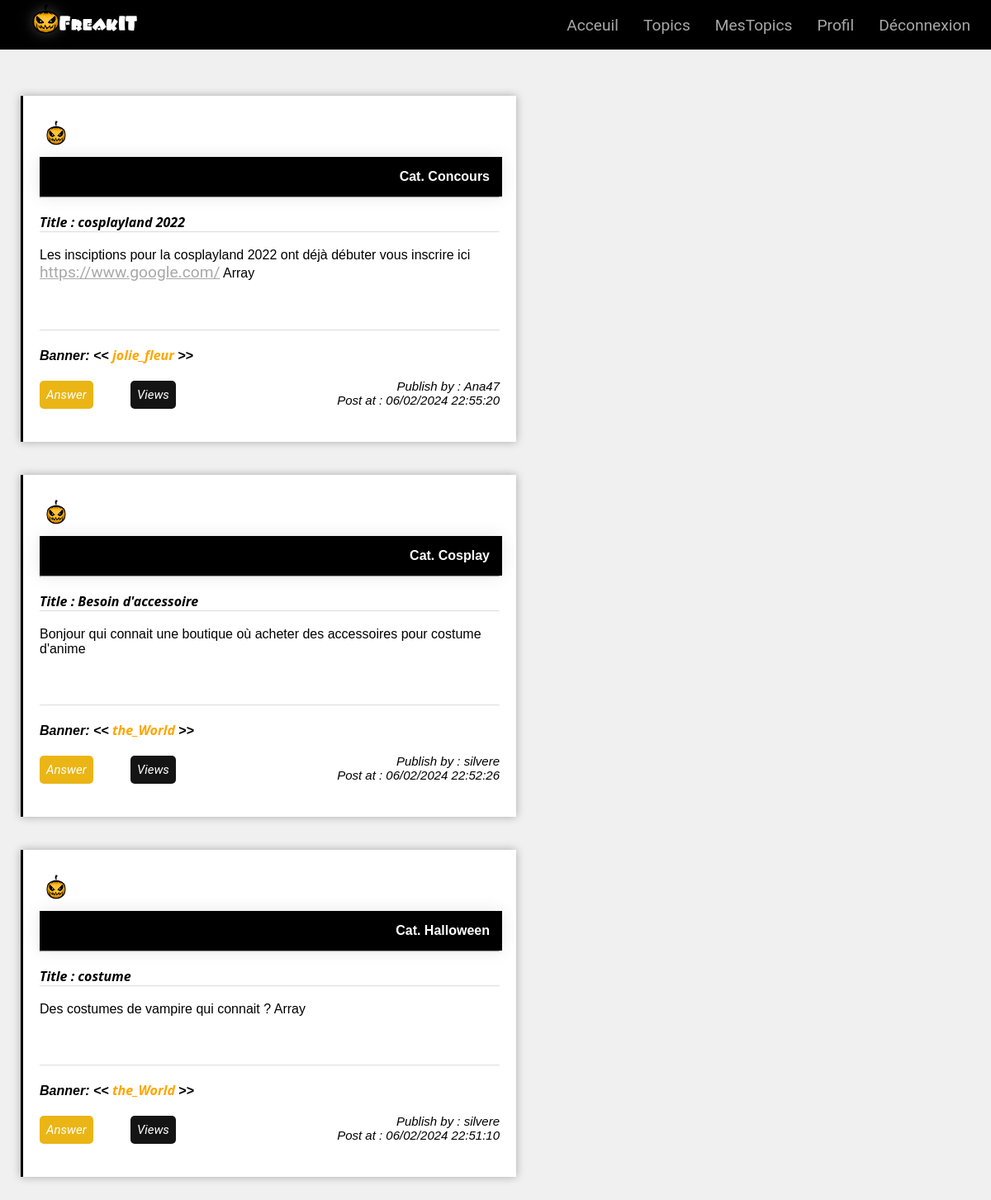
The app's page /viewstopic.php?id=1 (signed in) with its own data.
### tables this page shows
CREATE TABLE IF NOT EXISTS `topic` (
  `id` int NOT NULL AUTO_INCREMENT,
  `title` text NOT NULL,
  `sujet` text NOT NULL,
  `banner` varchar(256) NOT NULL,
  `id_auteur` int NOT NULL,
  `pseudo_auteur` varchar(33) NOT NULL,
  `date_publication` text NOT NULL,
  `close` tinyint(1) NOT NULL DEFAULT '1',
  `id_cat` int DEFAULT NULL,
  PRIMARY KEY (`id`),
  KEY `fk_id_cat` (`id_cat`)
);

CREATE TABLE IF NOT EXISTS `category` (
  `id` int NOT NULL AUTO_INCREMENT,
  `cat` varchar(256) NOT NULL,
  PRIMARY KEY (`id`)
);

CREATE TABLE IF NOT EXISTS `user` (
  `id` int NOT NULL AUTO_INCREMENT,
  `pseudo` varchar(44) NOT NULL,
  `email` varchar(44) NOT NULL,
  `passwords` text NOT NULL,
  `birthday` date NOT NULL,
  `banner` varchar(33) NOT NULL,
  `statut` tinyint(1) NOT NULL DEFAULT '1',
  `roles` varchar(30) NOT NULL DEFAULT 'user',
  PRIMARY KEY (`id`)
);

### action/topic/viewstopicaction.php (called while the page is built, shortened)
<?php
require('action/data/connexion.php');
if(isset($_GET['id']) AND !empty($_GET['id'])){
    $reqtopic = $connexion->query('SELECT topic.*, category.cat, user.banner FROM topic JOIN category ON topic.id_cat = category.id JOIN user ON user.id = topic.id_auteur ORDER BY topic.id DESC');
}
?>

### viewstopic.php (the view, shortened to what this page needs)
<?php
require('action/topic/viewstopicaction.php');
?>
<!DOCTYPE html>
<html lang="en">
<head>
    <link rel="stylesheet" href="css/viewtopic3.css">
    <?php include 'includes/navbar.php'; ?>
    <br><br><br><br>
</head>
<body>
    <?php
    while ($infotopic = $reqtopic->fetch()) {
        $emoj = array(':)', ':(', ':3', ';-)', ':-)', ':-(', '<3', ':D', 'xD', 'x)', "x')", ':o', ':O', 'oO');
        $emoji_path = array(
            '<img src="emojis/emo_smile.png" class="emoj"/>',
            '<img src="emojis/emo_sad.png" class="emoj"/>',
            '<img src="emojis/emo_cat.png" class="emoj"/>',
            '<img src="emojis/emo_wink.png" class="emoj"/>',
            '<img src="emojis/emo_smile.png" class="emoj"/>',
            '<img src="emojis/emo_smile.png" class="emoj"/>',
            '<img src="emojis/emo_smile.png" class="emoj"/>',
            '<img src="emojis/emo_smile.png" class="emoj"/>',
            '<img src="emojis/emo_smile.png" class="emoj"/>',
            '<img src="emojis/emo_smile.png" class="emoj"/>',
            '<img src="emojis/emo_smile.png" class="emoj"/>',
            '<img src="emojis/emo_smile.png" class="emoj"/>',
            '<img src="emojis/emo_smile.png" class="emoj"/>',
        );
        $infotopic['sujet'] = str_replace($emoj, $emoji_path, $infotopic['sujet']);
        $infotopic['sujet'] = viewLink($infotopic['sujet']);
    ?>
        <div class="cardcontain">
            <div class="head">
                <div class="img">
                    <td><img src="css/icon.png" alt=""></td>
                </div>
                <div class="category">
                    <td>Cat. <?php echo $infotopic['cat']; ?></td>
                </div>
            </div>
            <hr>
            <br>
            <div class="title">
                <td> Title : <?php echo $infotopic['title']; ?></td>
                <br>
                <hr style="opacity: calc(0.3);">
            </div>
            <br>
            <div class="sujet">
                <td><?php echo $infotopic['sujet']; ?></td>
            </div>
            <br>
            <div class="containban">
                <hr style="opacity: calc(0.3);">
                <br>
                <div class="banner">
                    <td> <span> Banner: << </span> <?php echo $infotopic['banner']; ?> <span> >> </span></td>
                </div>
                <br>
            </div>
            <div class="contentinf">
                <div class="btn">
                    <a href="answers.php?id=<?php echo $infotopic['id']; ?>" class="answer-btn" style="text-decoration: none;">Answer</a>
                </div>
                <div class="btn1">
                    <a href="viewanswers.php?id=<?php echo $infotopic['id']; ?>" class="views-btn" style="text-decoration: none;">Views</a>
                </div>
                <div class="inf">
                    <div class="pseudo_auteur">
                        <td> Publish by : <?php echo $infotopic['pseudo_auteur']; ?></td>
                    </div>
                    <div class="date_publication">
                        <td> Post at : <?php echo $infotopic['date_publication']; ?></td>
                    </div>
                </div>
            </div>
            <br>
        </div>
    <?php
    }
    ?>
</body>
</html>
<?php
function viewLink($texte) {
    $regex = '%(https?:\/\/|www\.)([a-zA-Z0-9-_\.\/\?=&]+)%';
    $texte = preg_replace($regex, '<a href="$0" target="_blank">$0</a>', $texte);
    return($texte);
}
?>

### css/viewtopic3.css (style rules this page uses)
body { font-family: roboto, sans-serif; margin: 0; padding: 0; background-image: url(bg6.jpg); background-origin: border-box; background-size: cover; }
.cardcontain { max-width: 600px; margin: 40px 25px; background-color: #ffffff; padding: 20px; box-shadow: 0 0 10px rgba(0, 0, 0, 0.3); border-left: solid; }
.category { color: #ffffff; font-weight: bold; background-color: black; width: 560px; padding: 15px; text-align: right; box-shadow: 0 0 20px rgba(0, 0, 0, 0.1); margin-right: 300px; }
.head img { margin: -10px; width: 60px; height: 70px; object-position: left bottom; align-items: first baseline; }
.contentinf { display: flex; justify-content: space-between; }
.title { font-weight: bold; font-style: italic; font-family: 'Segoe UI', Roboto, Oxygen, Ubuntu, Cantarell, 'Open Sans', 'Helvetica Neue', sans-serif; }
.containban { color: #ffa600; font-weight: bolder; }
.containban hr { margin-top: 40px; }
.contentinf .inf { font-size: 15px; font-style: italic; text-align: right; }
.contentinf a.answer-btn { padding: 8px; border: none; background-color: #eab515; color: #ffffff; font-size: 15px; font-style: italic; border-radius: 5px; }
.contentinf a.views-btn { padding: 8px; border: none; background-color: #141414; color: #ffffff; font-size: 15px; font-style: italic; border-radius: 5px; }
.btn { margin: 10px; margin-left: 0px; }
.banner { font-family: 'Segoe UI', Roboto, Oxygen, Ubuntu, Cantarell, 'Open Sans', 'Helvetica Neue', sans-serif; font-style: italic; }
.banner span { color: black; }
.btn1 { margin: 10px; margin-left: -150px; max-width: 100px; }

### css/navbar1.css (style rules this page uses)
* { margin: 0px; padding: 0px; box-sizing: border-box; font-family: sans-serif; }
body { background-color: #f0f0f0; }
a { padding: 0px -5px; margin-top: 4px; border-width: 3px; font-family: roboto; font-size: 120%; color: rgb(168, 168, 168); }
img { height: 80px; width: 150px; }

### records on screen
topic: category.cat "Concours", title "cosplayland 2022", texte "Les insciptions pour la cosplayland 2022 ont déjà débuter vous inscrire ici https://www.google.com/", user.banner "jolie_fleur", pseudo_auteur "Ana47", date_publication "06/02/2024 22:55:20"
topic: category.cat "Cosplay", title "Besoin d'accessoire", sujet "Bonjour qui connait une boutique où acheter des accessoires pour costume d'anime", user.banner "the_World", pseudo_auteur "silvere", date_publication "06/02/2024 22:52:26"
topic: category.cat "Halloween", title "costume", texte "Des costumes de vampire qui connait ?", user.banner "the_World", pseudo_auteur "silvere", date_publication "06/02/2024 22:51:10"
